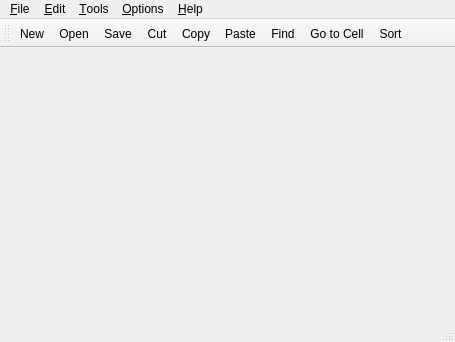
<?xml version="1.0" encoding="UTF-8"?>
<ui version="4.0">
 <class>Table</class>
 <widget class="QMainWindow" name="Table">
  <property name="geometry">
   <rect>
    <x>0</x>
    <y>0</y>
    <width>455</width>
    <height>342</height>
   </rect>
  </property>
  <property name="windowTitle">
   <string>Electronic Table</string>
  </property>
  <property name="windowIcon">
   <iconset>
    <normaloff>:/images/icon.png</normaloff>:/images/icon.png</iconset>
  </property>
  <widget class="QMenu" name="menuSelect">
   <property name="title">
    <string>Select</string>
   </property>
   <addaction name="actionRow"/>
   <addaction name="actionColumn"/>
   <addaction name="actionAll"/>
  </widget>
  <widget class="QMenuBar" name="menubar">
   <property name="geometry">
    <rect>
     <x>0</x>
     <y>0</y>
     <width>455</width>
     <height>23</height>
    </rect>
   </property>
   <widget class="QMenu" name="menuFile">
    <property name="title">
     <string>&amp;File</string>
    </property>
    <addaction name="actionNew"/>
    <addaction name="actionOpen"/>
    <addaction name="actionSave"/>
    <addaction name="actionSave_As"/>
    <addaction name="separator"/>
    <addaction name="actionExit"/>
   </widget>
   <widget class="QMenu" name="menuEdit">
    <property name="title">
     <string>&amp;Edit</string>
    </property>
    <addaction name="actionCut"/>
    <addaction name="actionCopy"/>
    <addaction name="actionPaste"/>
    <addaction name="actionDelete"/>
    <addaction name="separator"/>
    <addaction name="actionFind"/>
    <addaction name="actionGo_to_Cell"/>
   </widget>
   <widget class="QMenu" name="menuTools">
    <property name="title">
     <string>&amp;Tools</string>
    </property>
    <addaction name="actionRecalculate"/>
    <addaction name="actionSort"/>
   </widget>
   <widget class="QMenu" name="menuOptions">
    <property name="title">
     <string>&amp;Options</string>
    </property>
    <addaction name="actionShow_Grid"/>
    <addaction name="actionAuto_recalculate"/>
   </widget>
   <widget class="QMenu" name="menuHelp">
    <property name="title">
     <string>&amp;Help</string>
    </property>
    <addaction name="actionAbout"/>
    <addaction name="actionAbout_Qt"/>
   </widget>
   <addaction name="menuFile"/>
   <addaction name="menuEdit"/>
   <addaction name="menuTools"/>
   <addaction name="menuOptions"/>
   <addaction name="menuHelp"/>
  </widget>
  <widget class="QToolBar" name="mainToolBar">
   <property name="windowTitle">
    <string>Main Toolbar</string>
   </property>
   <attribute name="toolBarArea">
    <enum>TopToolBarArea</enum>
   </attribute>
   <attribute name="toolBarBreak">
    <bool>false</bool>
   </attribute>
   <addaction name="actionNew"/>
   <addaction name="actionOpen"/>
   <addaction name="actionSave"/>
   <addaction name="actionCut"/>
   <addaction name="actionCopy"/>
   <addaction name="actionPaste"/>
   <addaction name="actionFind"/>
   <addaction name="actionGo_to_Cell"/>
   <addaction name="actionSort"/>
  </widget>
  <widget class="QStatusBar" name="statusbar"/>
  <action name="actionNew">
   <property name="icon">
    <iconset resource="resources.qrc">
     <normaloff>:/images-20251001/new.png</normaloff>:/images-20251001/new.png</iconset>
   </property>
   <property name="text">
    <string>&amp;New</string>
   </property>
   <property name="statusTip">
    <string>Create a new file</string>
   </property>
   <property name="shortcut">
    <string>Ctrl+N</string>
   </property>
  </action>
  <action name="actionOpen">
   <property name="icon">
    <iconset resource="resources.qrc">
     <normaloff>:/images-20251001/open.png</normaloff>:/images-20251001/open.png</iconset>
   </property>
   <property name="text">
    <string>&amp;Open</string>
   </property>
   <property name="statusTip">
    <string>Open file</string>
   </property>
   <property name="shortcut">
    <string>Ctrl+O</string>
   </property>
  </action>
  <action name="actionSave">
   <property name="icon">
    <iconset resource="resources.qrc">
     <normaloff>:/images-20251001/save.png</normaloff>:/images-20251001/save.png</iconset>
   </property>
   <property name="text">
    <string>&amp;Save</string>
   </property>
   <property name="statusTip">
    <string>Save file</string>
   </property>
   <property name="shortcut">
    <string>Ctrl+S</string>
   </property>
  </action>
  <action name="actionSave_As">
   <property name="text">
    <string>Save As</string>
   </property>
  </action>
  <action name="actionExit">
   <property name="text">
    <string>&amp;Exit</string>
   </property>
   <property name="statusTip">
    <string>Close app</string>
   </property>
   <property name="shortcut">
    <string>Ctrl+Q</string>
   </property>
  </action>
  <action name="actionCut">
   <property name="icon">
    <iconset resource="resources.qrc">
     <normaloff>:/images-20251001/cut.png</normaloff>:/images-20251001/cut.png</iconset>
   </property>
   <property name="text">
    <string>Cut</string>
   </property>
   <property name="statusTip">
    <string>Cut</string>
   </property>
   <property name="shortcut">
    <string>Ctrl+X</string>
   </property>
  </action>
  <action name="actionCopy">
   <property name="icon">
    <iconset resource="resources.qrc">
     <normaloff>:/images-20251001/copy.png</normaloff>:/images-20251001/copy.png</iconset>
   </property>
   <property name="text">
    <string>&amp;Copy</string>
   </property>
   <property name="statusTip">
    <string>Copy</string>
   </property>
   <property name="shortcut">
    <string>Ctrl+C</string>
   </property>
   <property name="visible">
    <bool>true</bool>
   </property>
  </action>
  <action name="actionPaste">
   <property name="icon">
    <iconset resource="resources.qrc">
     <normaloff>:/images-20251001/paste.png</normaloff>:/images-20251001/paste.png</iconset>
   </property>
   <property name="text">
    <string>&amp;Paste</string>
   </property>
   <property name="statusTip">
    <string>Paste</string>
   </property>
   <property name="shortcut">
    <string>Ctrl+V</string>
   </property>
  </action>
  <action name="actionDelete">
   <property name="text">
    <string>&amp;Delete</string>
   </property>
   <property name="statusTip">
    <string>Delete</string>
   </property>
   <property name="shortcut">
    <string>Del</string>
   </property>
  </action>
  <action name="actionFind">
   <property name="icon">
    <iconset resource="resources.qrc">
     <normaloff>:/images-20251001/find.png</normaloff>:/images-20251001/find.png</iconset>
   </property>
   <property name="text">
    <string>&amp;Find</string>
   </property>
   <property name="statusTip">
    <string>find</string>
   </property>
   <property name="shortcut">
    <string>Ctrl+F</string>
   </property>
  </action>
  <action name="actionGo_to_Cell">
   <property name="icon">
    <iconset resource="resources.qrc">
     <normaloff>:/images-20251001/gotocell.png</normaloff>:/images-20251001/gotocell.png</iconset>
   </property>
   <property name="text">
    <string>Go to Cell</string>
   </property>
   <property name="statusTip">
    <string>Go to cell</string>
   </property>
   <property name="shortcut">
    <string>F5</string>
   </property>
  </action>
  <action name="actionRow">
   <property name="text">
    <string>Row</string>
   </property>
  </action>
  <action name="actionColumn">
   <property name="text">
    <string>Column</string>
   </property>
  </action>
  <action name="actionAll">
   <property name="text">
    <string>All</string>
   </property>
   <property name="shortcut">
    <string>Ctrl+A</string>
   </property>
  </action>
  <action name="actionRecalculate">
   <property name="text">
    <string>Recalculate</string>
   </property>
   <property name="shortcut">
    <string>F9</string>
   </property>
  </action>
  <action name="actionSort">
   <property name="icon">
    <iconset resource="resources.qrc">
     <normaloff>:/images-20251001/icon.png</normaloff>:/images-20251001/icon.png</iconset>
   </property>
   <property name="text">
    <string>Sort</string>
   </property>
  </action>
  <action name="actionShow_Grid">
   <property name="checkable">
    <bool>true</bool>
   </property>
   <property name="text">
    <string>Show Grid</string>
   </property>
  </action>
  <action name="actionAuto_recalculate">
   <property name="checkable">
    <bool>true</bool>
   </property>
   <property name="text">
    <string>Auto-recalculate</string>
   </property>
  </action>
  <action name="actionAbout">
   <property name="text">
    <string>About</string>
   </property>
  </action>
  <action name="actionAbout_Qt">
   <property name="text">
    <string>About Qt</string>
   </property>
  </action>
 </widget>
 <resources>
  <include location="resources.qrc"/>
 </resources>
 <connections/>
</ui>
